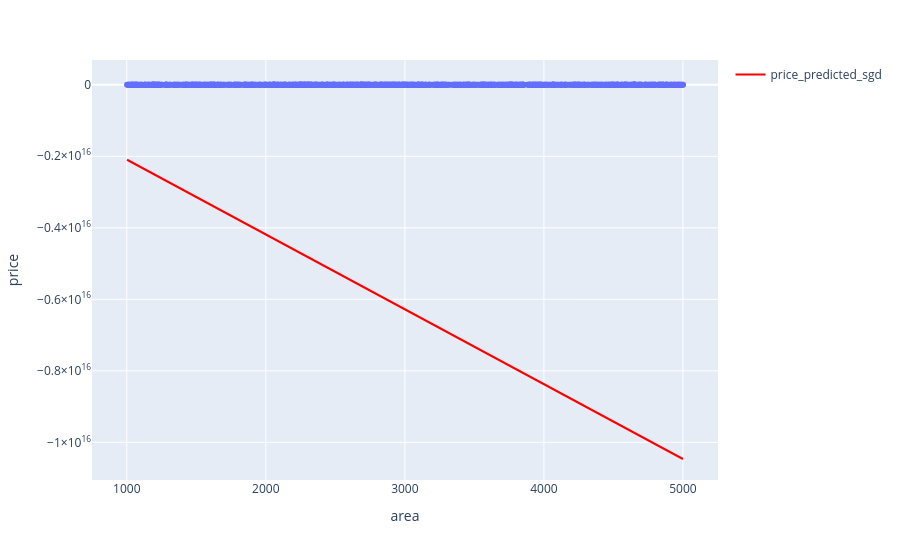

Notebook code for this chart:
### Code cell
fig = px.scatter(df, x='area', y='price')
fig.add_scatter(x=df['area'], y=df['price_predicted_sgd'], 
                mode='lines', line=dict(color='red'), 
                name='price_predicted_sgd').show()

### Figure 1 — Plotly figure (JSON) as saved in the notebook; plotly's stock layout.template omitted (floating-point values rounded to 4 significant figures; data arrays with more than 128 entries replaced by an {"elided": "..."} marker saying what was removed)
{"data": [{"hovertemplate": "area=%{x}<br>price=%{y}<extra></extra>", "legendgroup": "", "marker": {"color": "#636efa", "symbol": "circle"}, "mode": "markers", "name": "", "orientation": "v", "showlegend": false, "type": "scatter", "x": {"elided": "1000 int values"}, "xaxis": "x", "y": {"elided": "1000 float values"}, "yaxis": "y"}, {"line": {"color": "red"}, "mode": "lines", "name": "price_predicted_sgd", "type": "scatter", "x": {"elided": "1000 int values"}, "y": {"elided": "1000 float values"}}], "layout": {"legend": {"tracegroupgap": 0}, "margin": {"t": 60}, "xaxis": {"anchor": "y", "domain": [0, 1], "title": {"text": "area"}}, "yaxis": {"anchor": "x", "domain": [0, 1], "title": {"text": "price"}}}}
